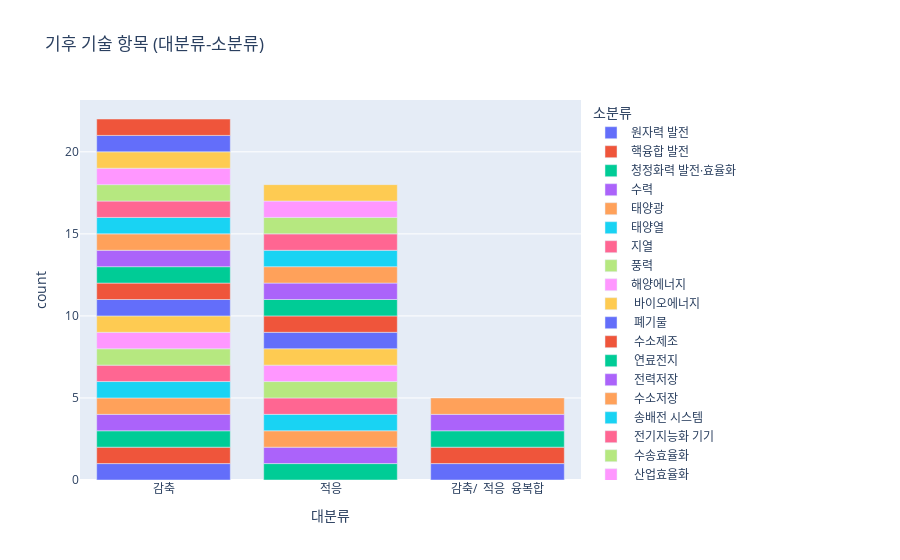

The code cell stored with this chart in its notebook:
### Code cell
px.bar(sys_type, x="대분류", color="소분류", title="기후 기술 항목 (대분류-소분류)")

### Figure 1 — Plotly figure (JSON) as saved in the notebook; plotly's stock layout.template omitted (floating-point values rounded to 4 significant figures)
{"data": [{"alignmentgroup": "True", "hovertemplate": "소분류=원자력 발전<br>대분류=%{x}<br>count=%{y}<extra></extra>", "legendgroup": "원자력 발전", "marker": {"color": "#636efa", "pattern": {"shape": ""}}, "name": "원자력 발전", "offsetgroup": "원자력 발전", "orientation": "v", "showlegend": true, "textposition": "auto", "type": "bar", "x": ["감축"], "xaxis": "x", "y": [1], "yaxis": "y"}, {"alignmentgroup": "True", "hovertemplate": "소분류=핵융합 발전<br>대분류=%{x}<br>count=%{y}<extra></extra>", "legendgroup": "핵융합 발전", "marker": {"color": "#EF553B", "pattern": {"shape": ""}}, "name": "핵융합 발전", "offsetgroup": "핵융합 발전", "orientation": "v", "showlegend": true, "textposition": "auto", "type": "bar", "x": ["감축"], "xaxis": "x", "y": [1], "yaxis": "y"}, {"alignmentgroup": "True", "hovertemplate": "소분류=청정화력 발전·효율화<br>대분류=%{x}<br>count=%{y}<extra></extra>", "legendgroup": "청정화력 발전·효율화", "marker": {"color": "#00cc96", "pattern": {"shape": ""}}, "name": "청정화력 발전·효율화", "offsetgroup": "청정화력 발전·효율화", "orientation": "v", "showlegend": true, "textposition": "auto", "type": "bar", "x": ["감축"], "xaxis": "x", "y": [1], "yaxis": "y"}, {"alignmentgroup": "True", "hovertemplate": "소분류=수력<br>대분류=%{x}<br>count=%{y}<extra></extra>", "legendgroup": "수력", "marker": {"color": "#ab63fa", "pattern": {"shape": ""}}, "name": "수력", "offsetgroup": "수력", "orientation": "v", "showlegend": true, "textposition": "auto", "type": "bar", "x": ["감축"], "xaxis": "x", "y": [1], "yaxis": "y"}, {"alignmentgroup": "True", "hovertemplate": "소분류=태양광<br>대분류=%{x}<br>count=%{y}<extra></extra>", "legendgroup": "태양광", "marker": {"color": "#FFA15A", "pattern": {"shape": ""}}, "name": "태양광", "offsetgroup": "태양광", "orientation": "v", "showlegend": true, "textposition": "auto", "type": "bar", "x": ["감축"], "xaxis": "x", "y": [1], "yaxis": "y"}, {"alignmentgroup": "True", "hovertemplate": "소분류=태양열<br>대분류=%{x}<br>count=%{y}<extra></extra>", "legendgroup": "태양열", "marker": {"color": "#19d3f3", "pattern": {"shape": ""}}, "name": "태양열", "offsetgroup": "태양열", "orientation": "v", "showlegend": true, "textposition": "auto", "type": "bar", "x": ["감축"], "xaxis": "x", "y": [1], "yaxis": "y"}, {"alignmentgroup": "True", "hovertemplate": "소분류=지열<br>대분류=%{x}<br>count=%{y}<extra></extra>", "legendgroup": "지열", "marker": {"color": "#FF6692", "pattern": {"shape": ""}}, "name": "지열", "offsetgroup": "지열", "orientation": "v", "showlegend": true, "textposition": "auto", "type": "bar", "x": ["감축"], "xaxis": "x", "y": [1], "yaxis": "y"}, {"alignmentgroup": "True", "hovertemplate": "소분류=풍력<br>대분류=%{x}<br>count=%{y}<extra></extra>", "legendgroup": "풍력", "marker": {"color": "#B6E880", "pattern": {"shape": ""}}, "name": "풍력", "offsetgroup": "풍력", "orientation": "v", "showlegend": true, "textposition": "auto", "type": "bar", "x": ["감축"], "xaxis": "x", "y": [1], "yaxis": "y"}, {"alignmentgroup": "True", "hovertemplate": "소분류=해양에너지<br>대분류=%{x}<br>count=%{y}<extra></extra>", "legendgroup": "해양에너지", "marker": {"color": "#FF97FF", "pattern": {"shape": ""}}, "name": "해양에너지", "offsetgroup": "해양에너지", "orientation": "v", "showlegend": true, "textposition": "auto", "type": "bar", "x": ["감축"], "xaxis": "x", "y": [1], "yaxis": "y"}, {"alignmentgroup": "True", "hovertemplate": "소분류= 바이오에너지<br>대분류=%{x}<br>count=%{y}<extra></extra>", "legendgroup": " 바이오에너지", "marker": {"color": "#FECB52", "pattern": {"shape": ""}}, "name": " 바이오에너지", "offsetgroup": " 바이오에너지", "orientation": "v", "showlegend": true, "textposition": "auto", "type": "bar", "x": ["감축"], "xaxis": "x", "y": [1], "yaxis": "y"}, {"alignmentgroup": "True", "hovertemplate": "소분류= 폐기물<br>대분류=%{x}<br>count=%{y}<extra></extra>", "legendgroup": " 폐기물", "marker": {"color": "#636efa", "pattern": {"shape": ""}}, "name": " 폐기물", "offsetgroup": " 폐기물", "orientation": "v", "showlegend": true, "textposition": "auto", "type": "bar", "x": ["감축"], "xaxis": "x", "y": [1], "yaxis": "y"}, {"alignmentgroup": "True", "hovertemplate": "소분류= 수소제조<br>대분류=%{x}<br>count=%{y}<extra></extra>", "legendgroup": " 수소제조", "marker": {"color": "#EF553B", "pattern": {"shape": ""}}, "name": " 수소제조", "offsetgroup": " 수소제조", "orientation": "v", "showlegend": true, "textposition": "auto", "type": "bar", "x": ["감축"], "xaxis": "x", "y": [1], "yaxis": "y"}, {"alignmentgroup": "True", "hovertemplate": "소분류= 연료전지<br>대분류=%{x}<br>count=%{y}<extra></extra>", "legendgroup": " 연료전지", "marker": {"color": "#00cc96", "pattern": {"shape": ""}}, "name": " 연료전지", "offsetgroup": " 연료전지", "orientation": "v", "showlegend": true, "textposition": "auto", "type": "bar", "x": ["감축"], "xaxis": "x", "y": [1], "yaxis": "y"}, {"alignmentgroup": "True", "hovertemplate": "소분류= 전력저장<br>대분류=%{x}<br>count=%{y}<extra></extra>", "legendgroup": " 전력저장", "marker": {"color": "#ab63fa", "pattern": {"shape": ""}}, "name": " 전력저장", "offsetgroup": " 전력저장", "orientation": "v", "showlegend": true, "textposition": "auto", "type": "bar", "x": ["감축"], "xaxis": "x", "y": [1], "yaxis": "y"}, {"alignmentgroup": "True", "hovertemplate": "소분류= 수소저장<br>대분류=%{x}<br>count=%{y}<extra></extra>", "legendgroup": " 수소저장", "marker": {"color": "#FFA15A", "pattern": {"shape": ""}}, "name": " 수소저장", "offsetgroup": " 수소저장", "orientation": "v", "showlegend": true, "textposition": "auto", "type": "bar", "x": ["감축"], "xaxis": "x", "y": [1], "yaxis": "y"}, {"alignmentgroup": "True", "hovertemplate": "소분류= 송배전 시스템<br>대분류=%{x}<br>count=%{y}<extra></extra>", "legendgroup": " 송배전 시스템", "marker": {"color": "#19d3f3", "pattern": {"shape": ""}}, "name": " 송배전 시스템", "offsetgroup": " 송배전 시스템", "orientation": "v", "showlegend": true, "textposition": "auto", "type": "bar", "x": ["감축"], "xaxis": "x", "y": [1], "yaxis": "y"}, {"alignmentgroup": "True", "hovertemplate": "소분류= 전기지능화 기기<br>대분류=%{x}<br>count=%{y}<extra></extra>", "legendgroup": " 전기지능화 기기", "marker": {"color": "#FF6692", "pattern": {"shape": ""}}, "name": " 전기지능화 기기", "offsetgroup": " 전기지능화 기기", "orientation": "v", "showlegend": true, "textposition": "auto", "type": "bar", "x": ["감축"], "xaxis": "x", "y": [1], "yaxis": "y"}, {"alignmentgroup": "True", "hovertemplate": "소분류= 수송효율화<br>대분류=%{x}<br>count=%{y}<extra></extra>", "legendgroup": " 수송효율화", "marker": {"color": "#B6E880", "pattern": {"shape": ""}}, "name": " 수송효율화", "offsetgroup": " 수송효율화", "orientation": "v", "showlegend": true, "textposition": "auto", "type": "bar", "x": ["감축"], "xaxis": "x", "y": [1], "yaxis": "y"}, {"alignmentgroup": "True", "hovertemplate": "소분류= 산업효율화<br>대분류=%{x}<br>count=%{y}<extra></extra>", "legendgroup": " 산업효율화", "marker": {"color": "#FF97FF", "pattern": {"shape": ""}}, "name": " 산업효율화", "offsetgroup": " 산업효율화", "orientation": "v", "showlegend": true, "textposition": "auto", "type": "bar", "x": ["감축"], "xaxis": "x", "y": [1], "yaxis": "y"}, {"alignmentgroup": "True", "hovertemplate": "소분류= 건축효율화<br>대분류=%{x}<br>count=%{y}<extra></extra>", "legendgroup": " 건축효율화", "marker": {"color": "#FECB52", "pattern": {"shape": ""}}, "name": " 건축효율화", "offsetgroup": " 건축효율화", "orientation": "v", "showlegend": true, "textposition": "auto", "type": "bar", "x": ["감축"], "xaxis": "x", "y": [1], "yaxis": "y"}, {"alignmentgroup": "True", "hovertemplate": "소분류= CCUS<br>대분류=%{x}<br>count=%{y}<extra></extra>", "legendgroup": " CCUS", "marker": {"color": "#636efa", "pattern": {"shape": ""}}, "name": " CCUS", "offsetgroup": " CCUS", "orientation": "v", "showlegend": true, "textposition": "auto", "type": "bar", "x": ["감축"], "xaxis": "x", "y": [1], "yaxis": "y"}, {"alignmentgroup": "True", "hovertemplate": "소분류= Non-Co2 저감<br>대분류=%{x}<br>count=%{y}<extra></extra>", "legendgroup": " Non-Co2 저감", "marker": {"color": "#EF553B", "pattern": {"shape": ""}}, "name": " Non-Co2 저감", "offsetgroup": " Non-Co2 저감", "orientation": "v", "showlegend": true, "textposition": "auto", "type": "bar", "x": ["감축"], "xaxis": "x", "y": [1], "yaxis": "y"}, {"alignmentgroup": "True", "hovertemplate": "소분류= 유전자원 & 유전개량<br>대분류=%{x}<br>count=%{y}<extra></extra>", "legendgroup": " 유전자원 & 유전개량", "marker": {"color": "#00cc96", "pattern": {"shape": ""}}, "name": " 유전자원 & 유전개량", "offsetgroup": " 유전자원 & 유전개량", "orientation": "v", "showlegend": true, "textposition": "auto", "type": "bar", "x": ["적응"], "xaxis": "x", "y": [1], "yaxis": "y"}, {"alignmentgroup": "True", "hovertemplate": "소분류= 작물재배 & 생산<br>대분류=%{x}<br>count=%{y}<extra></extra>", "legendgroup": " 작물재배 & 생산", "marker": {"color": "#ab63fa", "pattern": {"shape": ""}}, "name": " 작물재배 & 생산", "offsetgroup": " 작물재배 & 생산", "orientation": "v", "showlegend": true, "textposition": "auto", "type": "bar", "x": ["적응"], "xaxis": "x", "y": [1], "yaxis": "y"}, {"alignmentgroup": "True", "hovertemplate": "소분류= 가축질병관리<br>대분류=%{x}<br>count=%{y}<extra></extra>", "legendgroup": " 가축질병관리", "marker": {"color": "#FFA15A", "pattern": {"shape": ""}}, "name": " 가축질병관리", "offsetgroup": " 가축질병관리", "orientation": "v", "showlegend": true, "textposition": "auto", "type": "bar", "x": ["적응"], "xaxis": "x", "y": [1], "yaxis": "y"}, {"alignmentgroup": "True", "hovertemplate": "소분류= 가공, 저장 & 유통<br>대분류=%{x}<br>count=%{y}<extra></extra>", "legendgroup": " 가공, 저장 & 유통", "marker": {"color": "#19d3f3", "pattern": {"shape": ""}}, "name": " 가공, 저장 & 유통", "offsetgroup": " 가공, 저장 & 유통", "orientation": "v", "showlegend": true, "textposition": "auto", "type": "bar", "x": ["적응"], "xaxis": "x", "y": [1], "yaxis": "y"}, {"alignmentgroup": "True", "hovertemplate": "소분류= 수계 & 수생태계<br>대분류=%{x}<br>count=%{y}<extra></extra>", "legendgroup": " 수계 & 수생태계", "marker": {"color": "#FF6692", "pattern": {"shape": ""}}, "name": " 수계 & 수생태계", "offsetgroup": " 수계 & 수생태계", "orientation": "v", "showlegend": true, "textposition": "auto", "type": "bar", "x": ["적응"], "xaxis": "x", "y": [1], "yaxis": "y"}, {"alignmentgroup": "True", "hovertemplate": "소분류= 수자원 확보 및 공급<br>대분류=%{x}<br>count=%{y}<extra></extra>", "legendgroup": " 수자원 확보 및 공급", "marker": {"color": "#B6E880", "pattern": {"shape": ""}}, "name": " 수자원 확보 및 공급", "offsetgroup": " 수자원 확보 및 공급", "orientation": "v", "showlegend": true, "textposition": "auto", "type": "bar", "x": ["적응"], "xaxis": "x", "y": [1], "yaxis": "y"}, {"alignmentgroup": "True", "hovertemplate": "소분류= 수처리<br>대분류=%{x}<br>count=%{y}<extra></extra>", "legendgroup": " 수처리", "marker": {"color": "#FF97FF", "pattern": {"shape": ""}}, "name": " 수처리", "offsetgroup": " 수처리", "orientation": "v", "showlegend": true, "textposition": "auto", "type": "bar", "x": ["적응"], "xaxis": "x", "y": [1], "yaxis": "y"}, {"alignmentgroup": "True", "hovertemplate": "소분류= 수재해 관리<br>대분류=%{x}<br>count=%{y}<extra></extra>", "legendgroup": " 수재해 관리", "marker": {"color": "#FECB52", "pattern": {"shape": ""}}, "name": " 수재해 관리", "offsetgroup": " 수재해 관리", "orientation": "v", "showlegend": true, "textposition": "auto", "type": "bar", "x": ["적응"], "xaxis": "x", "y": [1], "yaxis": "y"}, {"alignmentgroup": "True", "hovertemplate": "소분류= 기후 예측 및 모델링<br>대분류=%{x}<br>count=%{y}<extra></extra>", "legendgroup": " 기후 예측 및 모델링", "marker": {"color": "#636efa", "pattern": {"shape": ""}}, "name": " 기후 예측 및 모델링", "offsetgroup": " 기후 예측 및 모델링", "orientation": "v", "showlegend": true, "textposition": "auto", "type": "bar", "x": ["적응"], "xaxis": "x", "y": [1], "yaxis": "y"}, {"alignmentgroup": "True", "hovertemplate": "소분류= 기후 정보 & 경보 시스템<br>대분류=%{x}<br>count=%{y}<extra></extra>", "legendgroup": " 기후 정보 & 경보 시스템", "marker": {"color": "#EF553B", "pattern": {"shape": ""}}, "name": " 기후 정보 & 경보 시스템", "offsetgroup": " 기후 정보 & 경보 시스템", "orientation": "v", "showlegend": true, "textposition": "auto", "type": "bar", "x": ["적응"], "xaxis": "x", "y": [1], "yaxis": "y"}, {"alignmentgroup": "True", "hovertemplate": "소분류= 해양생태계<br>대분류=%{x}<br>count=%{y}<extra></extra>", "legendgroup": " 해양생태계", "marker": {"color": "#00cc96", "pattern": {"shape": ""}}, "name": " 해양생태계", "offsetgroup": " 해양생태계", "orientation": "v", "showlegend": true, "textposition": "auto", "type": "bar", "x": ["적응"], "xaxis": "x", "y": [1], "yaxis": "y"}, {"alignmentgroup": "True", "hovertemplate": "소분류= 수산자원<br>대분류=%{x}<br>count=%{y}<extra></extra>", "legendgroup": " 수산자원", "marker": {"color": "#ab63fa", "pattern": {"shape": ""}}, "name": " 수산자원", "offsetgroup": " 수산자원", "orientation": "v", "showlegend": true, "textposition": "auto", "type": "bar", "x": ["적응"], "xaxis": "x", "y": [1], "yaxis": "y"}, {"alignmentgroup": "True", "hovertemplate": "소분류= 연안재해 관리<br>대분류=%{x}<br>count=%{y}<extra></extra>", "legendgroup": " 연안재해 관리", "marker": {"color": "#FFA15A", "pattern": {"shape": ""}}, "name": " 연안재해 관리", "offsetgroup": " 연안재해 관리", "orientation": "v", "showlegend": true, "textposition": "auto", "type": "bar", "x": ["적응"], "xaxis": "x", "y": [1], "yaxis": "y"}, {"alignmentgroup": "True", "hovertemplate": "소분류= 감염 질병 관리<br>대분류=%{x}<br>count=%{y}<extra></extra>", "legendgroup": " 감염 질병 관리", "marker": {"color": "#19d3f3", "pattern": {"shape": ""}}, "name": " 감염 질병 관리", "offsetgroup": " 감염 질병 관리", "orientation": "v", "showlegend": true, "textposition": "auto", "type": "bar", "x": ["적응"], "xaxis": "x", "y": [1], "yaxis": "y"}, {"alignmentgroup": "True", "hovertemplate": "소분류= 식품 안전 예방<br>대분류=%{x}<br>count=%{y}<extra></extra>", "legendgroup": " 식품 안전 예방", "marker": {"color": "#FF6692", "pattern": {"shape": ""}}, "name": " 식품 안전 예방", "offsetgroup": " 식품 안전 예방", "orientation": "v", "showlegend": true, "textposition": "auto", "type": "bar", "x": ["적응"], "xaxis": "x", "y": [1], "yaxis": "y"}, {"alignmentgroup": "True", "hovertemplate": "소분류= 산림 생산 증진<br>대분류=%{x}<br>count=%{y}<extra></extra>", "legendgroup": " 산림 생산 증진", "marker": {"color": "#B6E880", "pattern": {"shape": ""}}, "name": " 산림 생산 증진", "offsetgroup": " 산림 생산 증진", "orientation": "v", "showlegend": true, "textposition": "auto", "type": "bar", "x": ["적응"], "xaxis": "x", "y": [1], "yaxis": "y"}, {"alignmentgroup": "True", "hovertemplate": "소분류= 산림 피해 저감<br>대분류=%{x}<br>count=%{y}<extra></extra>", "legendgroup": " 산림 피해 저감", "marker": {"color": "#FF97FF", "pattern": {"shape": ""}}, "name": " 산림 피해 저감", "offsetgroup": " 산림 피해 저감", "orientation": "v", "showlegend": true, "textposition": "auto", "type": "bar", "x": ["적응"], "xaxis": "x", "y": [1], "yaxis": "y"}, {"alignmentgroup": "True", "hovertemplate": "소분류= 생태 모니터링 & 복원<br>대분류=%{x}<br>count=%{y}<extra></extra>", "legendgroup": " 생태 모니터링 & 복원", "marker": {"color": "#FECB52", "pattern": {"shape": ""}}, "name": " 생태 모니터링 & 복원", "offsetgroup": " 생태 모니터링 & 복원", "orientation": "v", "showlegend": true, "textposition": "auto", "type": "bar", "x": ["적응"], "xaxis": "x", "y": [1], "yaxis": "y"}, {"alignmentgroup": "True", "hovertemplate": "소분류= 신재생에너지 하이브리드<br>대분류=%{x}<br>count=%{y}<extra></extra>", "legendgroup": " 신재생에너지 하이브리드", "marker": {"color": "#636efa", "pattern": {"shape": ""}}, "name": " 신재생에너지 하이브리드", "offsetgroup": " 신재생에너지 하이브리드", "orientation": "v", "showlegend": true, "textposition": "auto", "type": "bar", "x": ["감축/  적응  융복합"], "xaxis": "x", "y": [1], "yaxis": "y"}, {"alignmentgroup": "True", "hovertemplate": "소분류= 저전력 소모 장비<br>대분류=%{x}<br>count=%{y}<extra></extra>", "legendgroup": " 저전력 소모 장비", "marker": {"color": "#EF553B", "pattern": {"shape": ""}}, "name": " 저전력 소모 장비", "offsetgroup": " 저전력 소모 장비", "orientation": "v", "showlegend": true, "textposition": "auto", "type": "bar", "x": ["감축/  적응  융복합"], "xaxis": "x", "y": [1], "yaxis": "y"}, {"alignmentgroup": "True", "hovertemplate": "소분류= 에너지하베스팅<br>대분류=%{x}<br>count=%{y}<extra></extra>", "legendgroup": " 에너지하베스팅", "marker": {"color": "#00cc96", "pattern": {"shape": ""}}, "name": " 에너지하베스팅", "offsetgroup": " 에너지하베스팅", "orientation": "v", "showlegend": true, "textposition": "auto", "type": "bar", "x": ["감축/  적응  융복합"], "xaxis": "x", "y": [1], "yaxis": "y"}, {"alignmentgroup": "True", "hovertemplate": "소분류= 인공광합성<br>대분류=%{x}<br>count=%{y}<extra></extra>", "legendgroup": " 인공광합성", "marker": {"color": "#ab63fa", "pattern": {"shape": ""}}, "name": " 인공광합성", "offsetgroup": " 인공광합성", "orientation": "v", "showlegend": true, "textposition": "auto", "type": "bar", "x": ["감축/  적응  융복합"], "xaxis": "x", "y": [1], "yaxis": "y"}, {"alignmentgroup": "True", "hovertemplate": "소분류= 분류체계로 다루기 어려운 기후변화 관련 기타 기술<br>대분류=%{x}<br>count=%{y}<extra></extra>", "legendgroup": " 분류체계로 다루기 어려운 기후변화 관련 기타 기술", "marker": {"color": "#FFA15A", "pattern": {"shape": ""}}, "name": " 분류체계로 다루기 어려운 기후변화 관련 기타 기술", "offsetgroup": " 분류체계로 다루기 어려운 기후변화 관련 기타 기술", "orientation": "v", "showlegend": true, "textposition": "auto", "type": "bar", "x": ["감축/  적응  융복합"], "xaxis": "x", "y": [1], "yaxis": "y"}], "layout": {"barmode": "relative", "legend": {"title": {"text": "소분류"}, "tracegroupgap": 0}, "title": {"text": "기후 기술 항목 (대분류-소분류)"}, "xaxis": {"anchor": "y", "domain": [0, 1], "title": {"text": "대분류"}}, "yaxis": {"anchor": "x", "domain": [0, 1], "title": {"text": "count"}}}}
